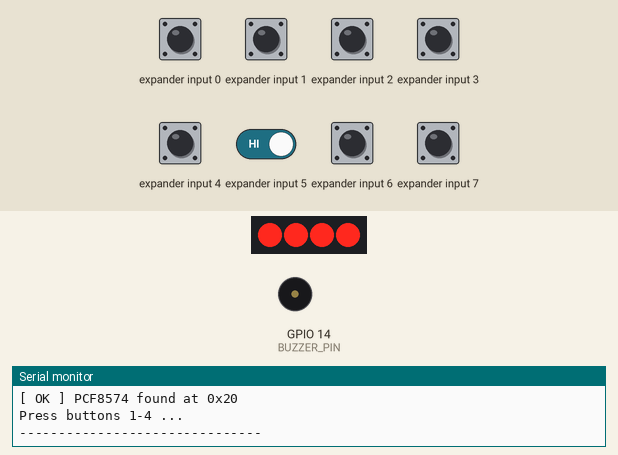
This sketch was run on a simulated ESP32. Parts: 4 port-expander outputs drawn as a row of LEDs (first output left, lit = HIGH), buzzer (waves = sounding), the last lines printed to the serial monitor. Wiring (inferred from the names in the program): PCF8574 port expander at I2C address 0x20. Wiring (inferred from the signals the program sends): row of LEDs: on Q0, Q1, Q2, Q3. The test bench sets the inputs (shaded band); at power-on: expander input 0–7 HIGH.

Above: at 1.9 s.
2.0 s: expander input 4 pulled LOW for 0.15 s
At 2.08 s:
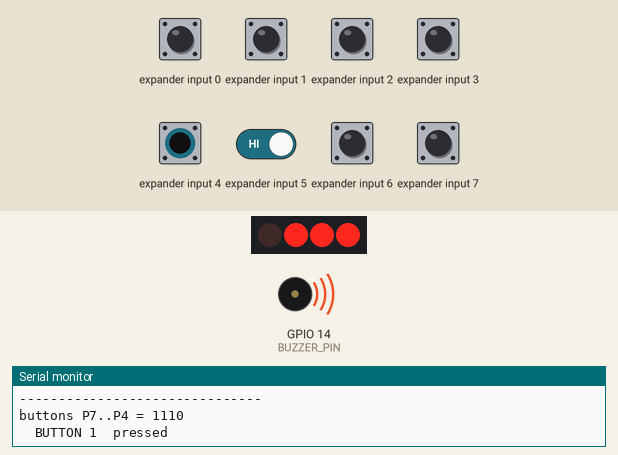
3.6 s: expander input 4 driven LOW and expander input 5 driven LOW
At 4.0 s:
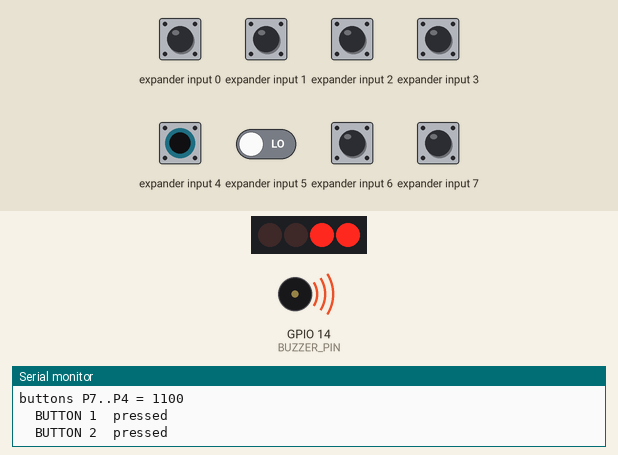
5.1 s: expander input 6 pulled LOW for 0.15 s
At 5.18 s:
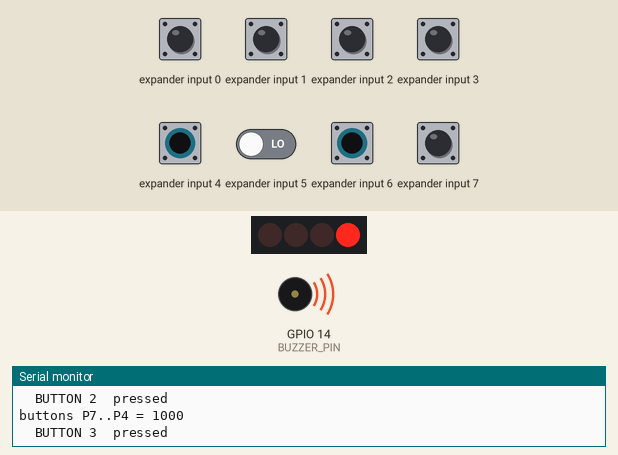
6.7 s: expander input 7 pulled LOW for 0.15 s
At 6.77 s:
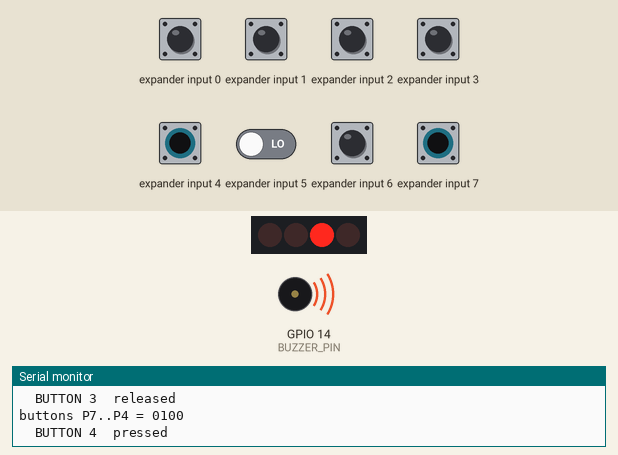
8.3 s: expander input 4 driven HIGH
At 8.8 s:
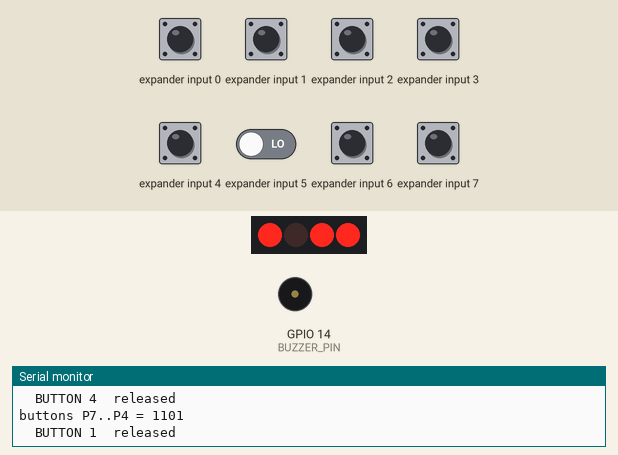
9.8 s: expander input 6 pulled LOW for 1 s
At 10.6 s:
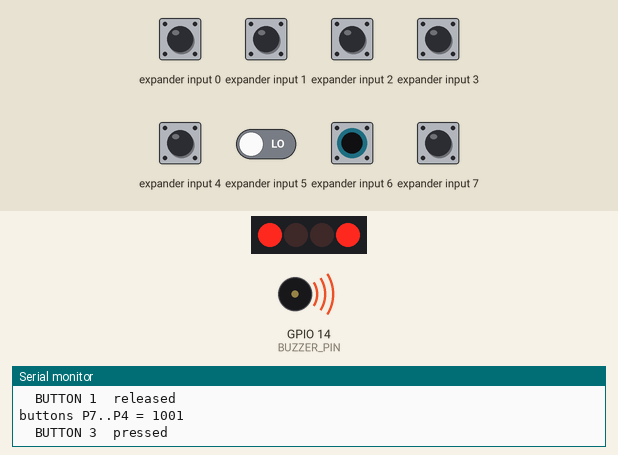
Timing chart, 0 to 12.8 s (numbered marks = the images above; inputs shaded):
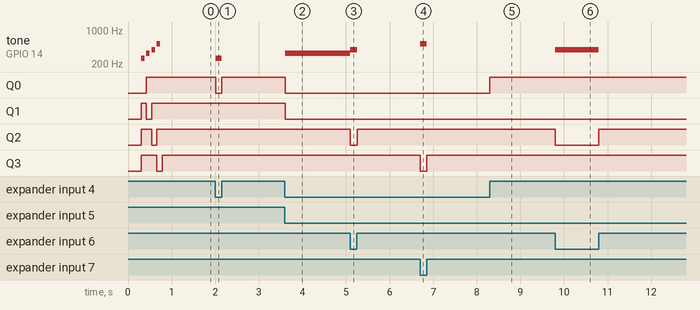

Measured:
- after the input at 2.0 s, tone on GPIO 14 (BUZZER_PIN): silent → 262 Hz at once, → silent 0.14 s later; Q0: HIGH → LOW at once, → HIGH 0.14 s later
- after the input at 3.6 s, tone on GPIO 14 (BUZZER_PIN): silent → 330 Hz at once; Q0, Q1: HIGH → LOW at once
- after the input at 5.1 s, tone on GPIO 14 (BUZZER_PIN): 330 Hz → 392 Hz at once, → silent 0.15 s later; Q2: HIGH → LOW at once, → HIGH 0.15 s later
- after the input at 6.7 s, tone on GPIO 14 (BUZZER_PIN): silent → 523 Hz at once, → silent 0.14 s later; Q3: HIGH → LOW at once, → HIGH 0.14 s later
- after the input at 8.3 s, Q0: LOW → HIGH at once
- after the input at 9.8 s, tone on GPIO 14 (BUZZER_PIN): silent → 392 Hz at once, → silent 1.0 s later; Q2: HIGH → LOW at once, → HIGH 1.0 s later

The sketch:

Test_Buttons.ino
```cpp
// =====================================================
//  TEST 1  -  PUSH BUTTONS  (via PCF8574 I2C expander)
//
//  What it checks
//    - the PCF8574 answers on I2C (0x20)
//    - all 4 buttons read correctly (active LOW)
//    - each button lights its game LED (P0-P3) and plays its note
//
//  How to use
//    Open the Serial Monitor at 115200 baud and press the buttons.
//    Every press / release prints one line, plus the raw state of the
//    four button pins (P7..P4, a 0 means "pressed").
// =====================================================

#include <Arduino.h>
#include <Wire.h>

#define SDA_PIN      4    // D2
#define SCL_PIN      5    // D1
#define BUZZER_PIN  14    // D5

#define PCF8574_ADDR 0x20

// P0-P3 = LEDs (outputs) | P4-P7 = buttons (inputs, active LOW)
const uint8_t LED_BIT[4]    = {0, 1, 2, 3};
const uint8_t BUTTON_BIT[4] = {4, 5, 6, 7};
const int     NOTE[4]       = {262, 330, 392, 523};   // C E G C

uint8_t pcfState = 0xFF;
uint8_t lastButtonBits = 0x0F;
bool    wasDown[4] = {false, false, false, false};

bool pcfPresent() {
  Wire.beginTransmission(PCF8574_ADDR);
  return Wire.endTransmission() == 0;
}

void pcfWrite(uint8_t value) {
  pcfState = value;
  Wire.beginTransmission(PCF8574_ADDR);
  Wire.write(value);
  Wire.endTransmission();
}

uint8_t pcfRead() {
  Wire.requestFrom((uint8_t)PCF8574_ADDR, (uint8_t)1);
  return Wire.available() ? Wire.read() : 0xFF;
}

void setLed(int n, bool on) {
  if (on) pcfState |=  (1 << LED_BIT[n]);
  else    pcfState &= ~(1 << LED_BIT[n]);
  pcfWrite(pcfState);
}

void printNibble(uint8_t v) {
  for (int b = 3; b >= 0; b--) Serial.print((v >> b) & 1);
}

void setup() {
  Serial.begin(115200);
  delay(300);
  Serial.println();
  Serial.println(F("=== SIMON SAYS : BUTTON TEST ==="));

  Wire.begin(SDA_PIN, SCL_PIN);
  pinMode(BUZZER_PIN, OUTPUT);
  noTone(BUZZER_PIN);

  if (!pcfPresent()) {
    Serial.print(F("[FAIL] No PCF8574 found at 0x"));
    Serial.println(PCF8574_ADDR, HEX);
    Serial.println(F("       Check SDA/SCL wiring, power, and the A0-A2 address pins."));
    Serial.println(F("       (PCF8574A chips live at 0x38-0x3F instead of 0x20-0x27.)"));
    while (true) delay(1000);
  }

  Serial.print(F("[ OK ] PCF8574 found at 0x"));
  Serial.println(PCF8574_ADDR, HEX);

  // LEDs off, button pins high (input mode)
  pcfWrite(0xF0);

  // Little start-up chase so you can see the LEDs work
  for (int i = 0; i < 4; i++) {
    setLed(i, true);
    tone(BUZZER_PIN, NOTE[i], 80);
    delay(120);
    setLed(i, false);
  }
  noTone(BUZZER_PIN);

  Serial.println(F("Press buttons 1-4 ..."));
  Serial.println(F("-------------------------------"));
}

void loop() {
  uint8_t raw = pcfRead();

  // Print the button pins (P7..P4) whenever they change - 0 means pressed
  uint8_t buttonBits = raw >> 4;
  if (buttonBits != lastButtonBits) {
    Serial.print(F("buttons P7..P4 = "));
    printNibble(buttonBits);
    Serial.println();
    lastButtonBits = buttonBits;
  }

  for (int i = 0; i < 4; i++) {
    bool down = !(raw & (1 << BUTTON_BIT[i]));   // active LOW

    if (down && !wasDown[i]) {
      Serial.print(F("  BUTTON "));
      Serial.print(i + 1);
      Serial.println(F("  pressed"));
      setLed(i, true);
      tone(BUZZER_PIN, NOTE[i]);
    }

    if (!down && wasDown[i]) {
      Serial.print(F("  BUTTON "));
      Serial.print(i + 1);
      Serial.println(F("  released"));
      setLed(i, false);
      noTone(BUZZER_PIN);
    }

    wasDown[i] = down;
  }

  delay(10);
}
```
